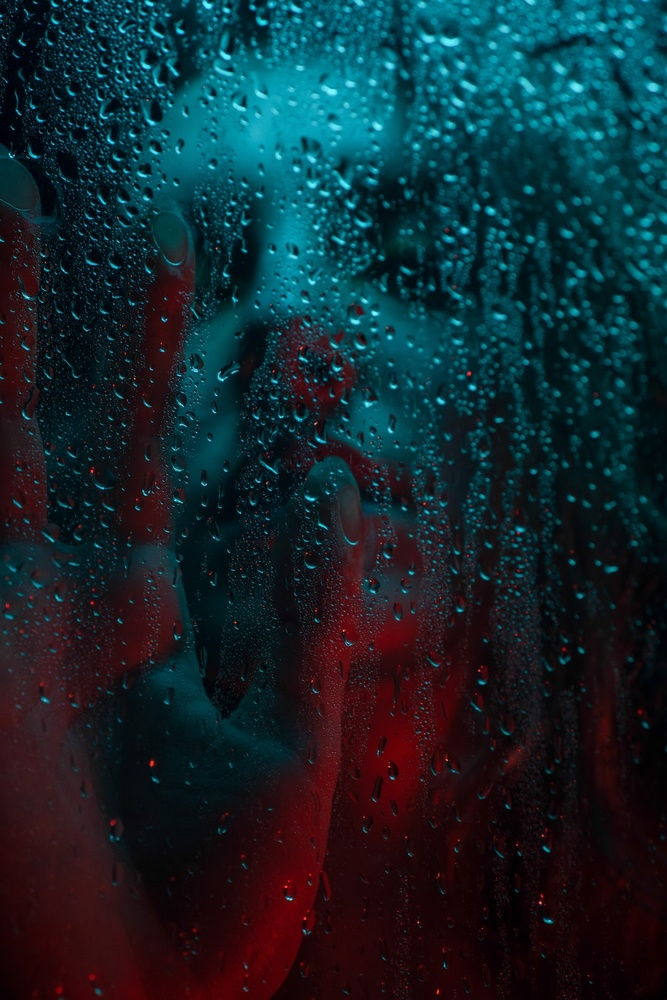
#> input picture rain2.jpeg, 667 x 1000 px, shrunk from 1000 x 1500 before the run
$ jupyter execute --allow-errors robust_pca.ipynb
#> lines starting #> are read from the running program, lines starting #| are printed output that depends on the picture; after the words box and inside, x2 and y2 are one past the last pixel; in counts of white or black regions, pixels touching at a corner belong together
# Robust PCA for Image Denoising

Similar to regression, classical PCA is very sensitive to outliers and can lead to misleading conclusions in the presence of outliers. This is why we use Robust PCA which reduces dimensions by finding a low-rank representation of our data.

Assume the following:

    - M is the observed data matrix
    - L is the low-rank matrix (to be estimated)
    - S is a matrix of sparse outliers (to be estimated)

$$ M = L + S $$

We want to $$\min{(rank(L) + \lambda ||S||_0)}$$

subject to M = L+S, but that objective function is not convex, so using convex relaxation and Augmented Lagrangian Multipliers, we can rewrite the function as:

$$l(L,S,Y;\mu) = ||L||_* + \lambda||S||_1 + \frac{\mu}{2}||M-L-S+\frac{Y}{\mu}||^2_F+\frac{\mu}{2}||\frac{Y}{\mu}||^2_F$$

We can use solve the Augmented Lagrangian Multiplier function above using the following steps:

1. Initialize S0, Y0, L0 = 0

2. while the algorithm hasn't converged do:

    Compute $L_{k+1} = D_{\mu}(M_{1/\mu}-S_k-\frac{Y_k}{\mu})$ (solved by minimizing with respect to L and Single Value Thresholding )

    Compute $S_{k+1} = S_{\lambda\mu}(M_{\lambda/\mu}-L_{k+1}-\frac{Y_k}{\mu})$ (solved by minimizing with respect to S and soft-thresholding )

    Compute $Y_{k+1} = Y_k + \mu(M - L_{k+1} - S_{k+1})$

3. end while

[cell 1]
import scipy.io
import numpy as np
import matplotlib.pyplot as plt
import PIL

[cell 2]
def RPCA(M, lam, mu):

    n = M.shape[0]
    m = M.shape[1]

    L = np.zeros((n, m))
    S = np.zeros((n, m))
    Y = np.zeros((n, m))

    # Y is Lagrangian multiplier for each pixel constant that the
    # reconstructed values must match

    L0 = L
    S0 = S

    mu_bar = mu*1e7
    d_norm = np.linalg.norm(M, 'fro')
    rho = 1.5
    converged = False
    stopCriterion = 1
    tol = 1e-5

    #while block coordinate descent hasn't converged
    while not converged:

        #update L; minimize objective function with respect to L
        #given S and Y, update L
        #argmin(L) = ||L||_* + mu/2||M - L - S + Y/mu||^2
        #let X = M - L + Y\mu
        #L = D(X) = U*S(sigma)*V
        X = M - S + Y/mu
        u, s, vh = np.linalg.svd(X)
        s_t = np.diag(np.maximum(s-1/mu, 0))
        L = (u @ s_t @ vh[:n, :])


        #update S; minimize objective function with respect to L
        #given L and Y, update S
        #argmin(S) = lambda*||S||_1 + mu/2||M - L - S + Y/mu||^2
        #let X = M - L + Y/mu
        X = M - L + Y/mu
        S = (np.sign(X)*np.maximum(np.abs(X)-lam/mu, 0))

        #update Y
        Y = Y + mu * (M - L - S)
        mu = min(mu*rho, mu_bar)

        #stop condition
        stopCriterion = np.linalg.norm(M - L - S, 'fro') / d_norm
        if stopCriterion < tol:
            converged = True

    return L, S

In general, we set large tau (accordingly, $\frac{1}{\mu}$) to embed the low-rank property. This is to 'kill' (as quoted by ref [1] A Singular Value Thresholding Algorithm For Matrix Completion, Jian-feng Cai, Emmanuel J. Candes, and Zuowei Shen) most of the small singular values and produces a low-rank output.

Similarly, the $\lambda$ term penalizes the values of the sparse matrix S. The larger we set $\lambda$, the less significant S is.

#> (a cell that did not finish here is left out)

#> (a cell that did not finish here is left out)

[cell 5]
#low rank representation of our original image without the outliers
#important features preserved from high dimensional to low rank
plt.figure()
#> (the rest of this cell did not finish here and is left out)

[cell 6]
#outlier matrix
plt.figure()
#> (the rest of this cell did not finish here and is left out)

[cell 7]
#apply the algorithm on the noisy image data
img = PIL.Image.open('rain2.jpeg')
#> img is the input picture: PIL image 667x1000 RGB; mean R, G, B 19.7, 38.7, 45.9
img = img.convert("L")
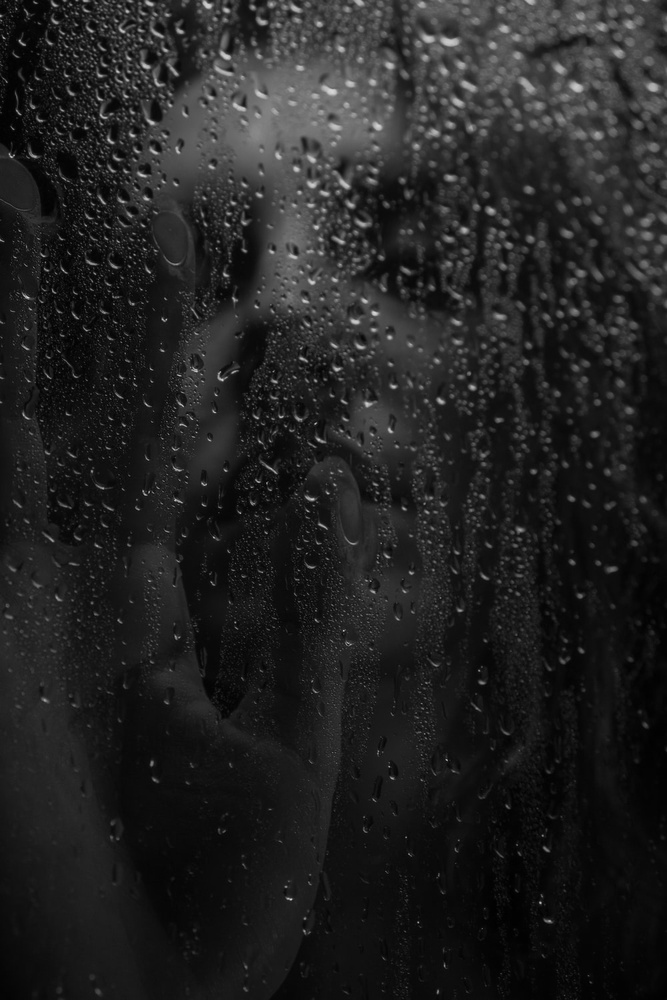
#> img: PIL image 667x1000 L; min 0, max 219, mean 33.9
img = np.array(img)
n = img.shape[0]
#> n = 1000
m = img.shape[1]
#> m = 667
M = img.copy()

#print the original image
plt.figure(figsize = (10,10))
plt.imshow(img, cmap='gray')
plt.title("Original Image")
plt.show()

[cell 8]
L1, S1 = RPCA(M.T, 0.01, 0.00001)
#> in RPCA, `d_norm = np.linalg.norm(M, 'fro')`: d_norm = 35484.8
#> the loop in RPCA, `while not converged:` made 28 passes
#> stopCriterion on passes 1 to 12: 1, 1, 0.499, 0.421, 0.384, 0.314, 0.231, 0.174, 0.119, 0.0809, 0.0526, 0.0335
#> pass 1, in RPCA, `u, s, vh = np.linalg.svd(X)`:
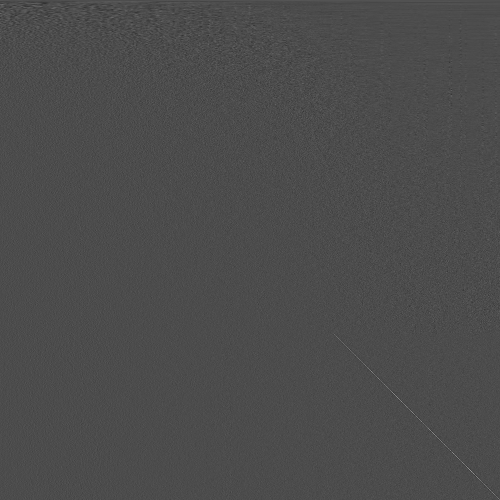
#> vh: shape (1000, 1000) float64 (shown at 1/2 size); min -0.323, max 0.756, mean 6.01e-05; drawn with min black and max white
#> after the loop in RPCA, `while not converged:`:
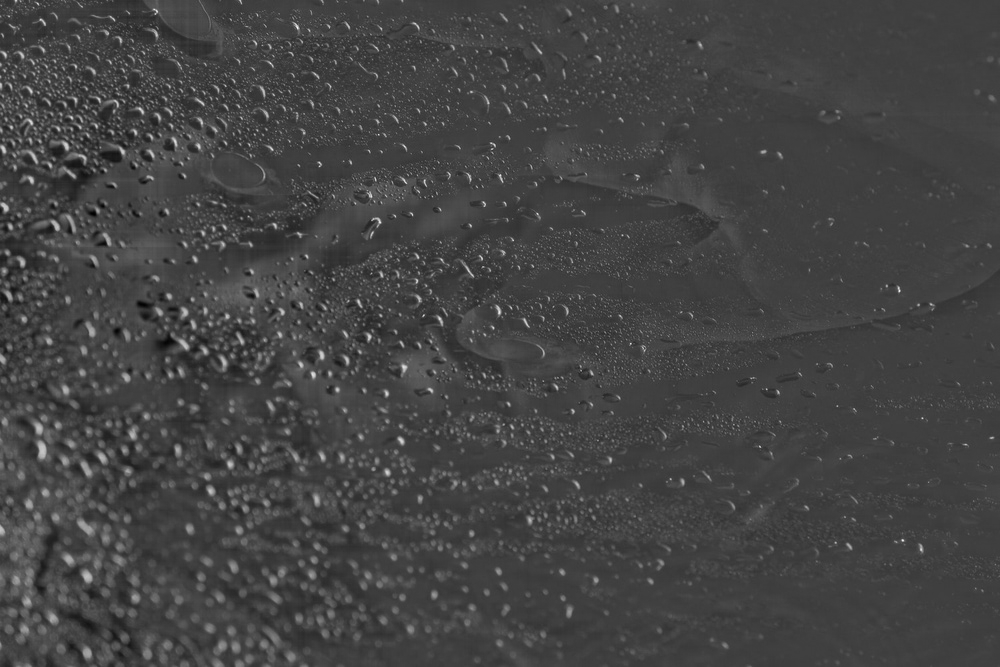
#> X: shape (667, 1000) float64; min -65, max 193.4, mean 4.1; drawn with min black and max white
#> after the loop in RPCA, `while not converged:`:
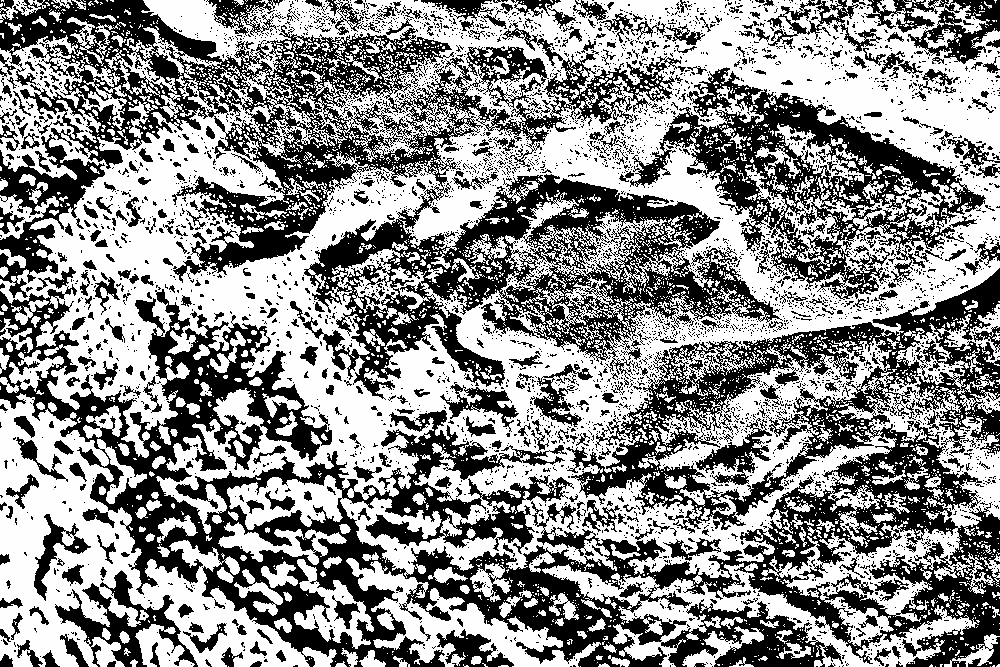
#> Y: shape (667, 1000) float64; min -0.01, max 0.01, mean 0.00115; drawn with min black and max white

[cell 9]
#low rank representation of our original image without the outliers
#important features preserved from high dimensional to low rank
plt.figure(figsize = (10,10))
plt.imshow(L1.T, cmap='gray')
plt.title("Smooth Image")
plt.show()

[cell 10]
#outlier matrix
plt.figure(figsize = (10,10))
plt.imshow(S1.T, cmap='gray')
plt.title("Noise Image")
plt.show()

[cell 11]
#apply the algorithm on the noisy image data
img = PIL.Image.open('rain.jpeg')
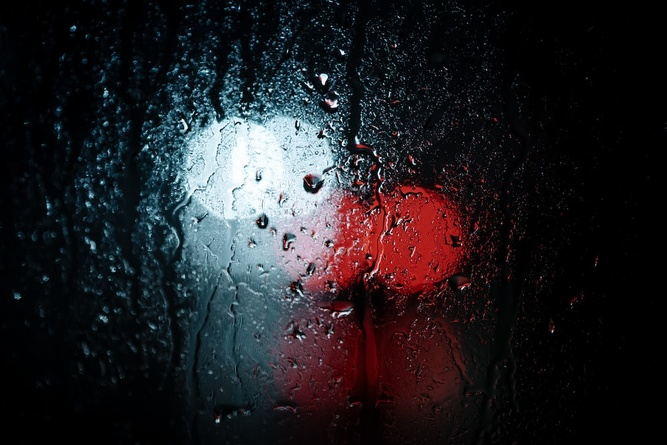
#> input picture rain.jpeg, 667 x 445 px, shrunk from 1000 x 667 before the run
#> img is the input picture: PIL image 667x445 RGB; mean R, G, B 32.7, 31.1, 34.8
img = img.convert("L")
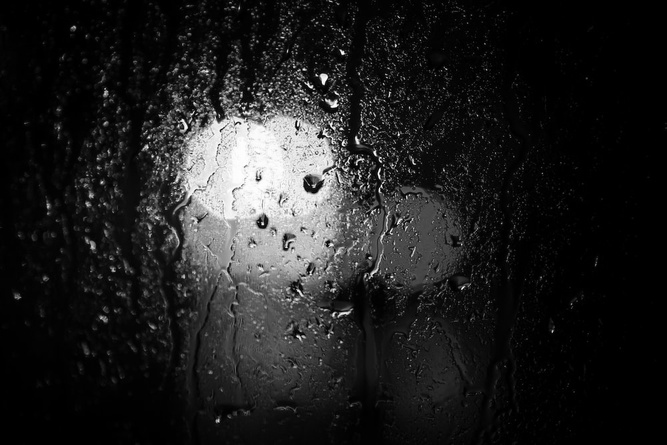
#> img: PIL image 667x445 L; min 0, max 255, mean 32
img = np.array(img)
n = img.shape[0]
#> n = 445
m = img.shape[1]
M = img.copy()

#print the original image
plt.figure(figsize = (10,10))
plt.imshow(img, cmap='gray')
plt.title("Original Image")
plt.show()

[cell 12]
L2, S2 = RPCA(M, 0.01, 0.0001)
#> call 2 of RPCA, with lam = 0.01, mu = 0.0001
#> in RPCA (call 2), `d_norm = np.linalg.norm(M, 'fro')`: d_norm = 35205.1
#> the loop in RPCA (call 2), `while not converged:` made 21 passes
#> stopCriterion on passes 1 to 12: 0.423, 0.203, 0.105, 0.0645, 0.0405, 0.026, 0.0161, 0.0101, 0.00627, 0.0039, 0.00234, 0.00129
#> pass 1, in RPCA (call 2), `s_t = np.diag(np.maximum(s-1/mu, 0))`:
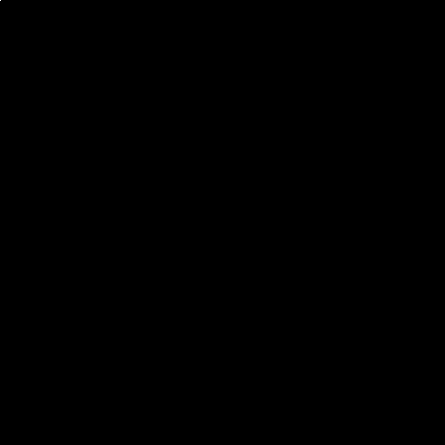
#> s_t: shape (445, 445) float64; values 0 (black) and 23036.4 (white), 0% white in thin lines or dots, all inside (x1, y1, x2, y2) = (0, 0, 1, 1)
#> after the loop in RPCA (call 2), `while not converged:`:
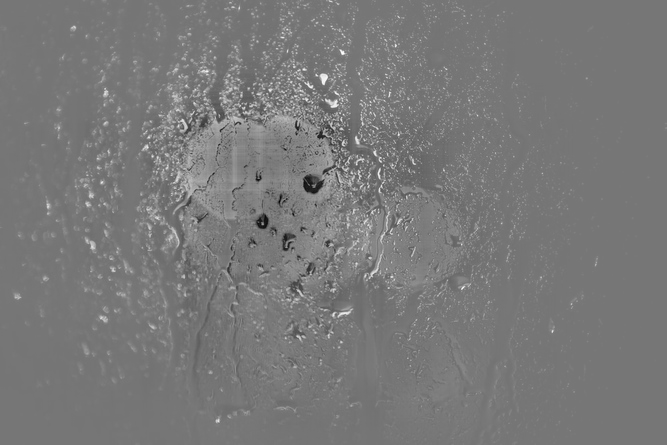
#> X: shape (445, 667) float64; min -212.8, max 246, mean 5.4; drawn with min black and max white
#> after the loop in RPCA (call 2), `while not converged:`:
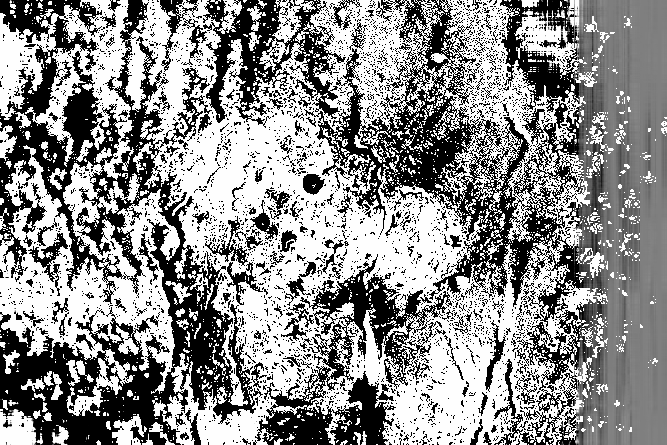
#> Y: shape (445, 667) float64; min -0.01, max 0.01, mean 0.00126; drawn with min black and max white
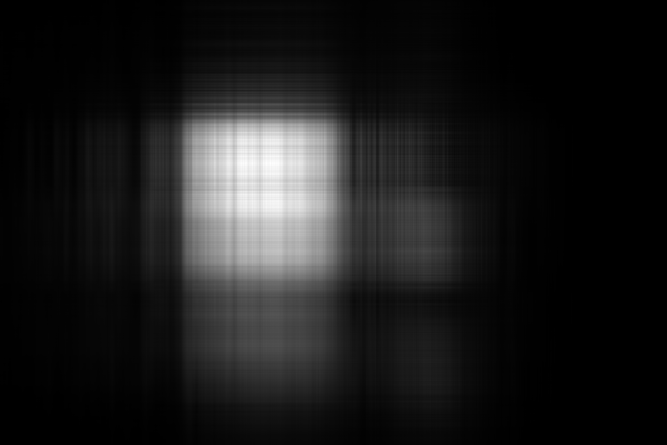
#> L2: shape (445, 667) float64; min -0.21, max 245.5, mean 26.6; drawn with min black and max white
